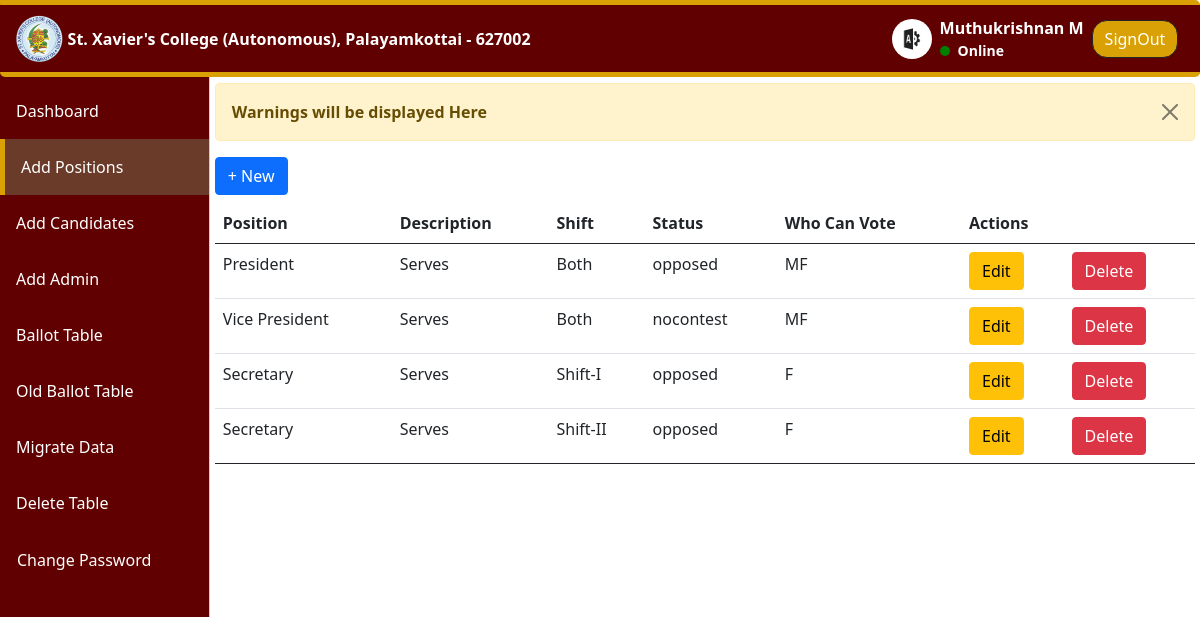
The page /admin/sxc-positions.php (signed in) on the database its author committed.
### tables this page shows
CREATE TABLE `position` (
  `post_id` int(11) NOT NULL,
  `post` varchar(100) NOT NULL,
  `description` varchar(200) NOT NULL,
  `post_shift` enum('Shift-I','Shift-II','Both') NOT NULL,
  `post_status` enum('opposed','unopposed','nocontest') NOT NULL DEFAULT 'opposed',
  `who_can_vote` enum('MF','M','F') NOT NULL,
  `created_at` datetime NOT NULL DEFAULT current_timestamp(),
  `updated_on` datetime DEFAULT current_timestamp() ON UPDATE current_timestamp()
);

### util_classes/Position.php (called while the page is built, shortened)
<?php
include_once('../connection/connection.php');
class Position
{
    private $conn;
    private $table = 'position';
    public function __construct($conn)
    {
        $this->conn = $conn;
    }
    public function readAll()
    {
        try {
            $qry = "Select * from {$this->table}";
            $res = $this->conn->query($qry);
            $position = [];
            while ($result = $res->fetch_assoc()) {
                $position[] = $result;
            }
            return ['data' => $position, 'num_rows' => $res->num_rows];
        } catch (Exception $e) {
            echo $e->getMessage();
            $this->error=$e;
            return null;
        }
    }
}
$pos = new Position($conn);

### admin/sxc-positions.php (the view, shortened to what this page needs)
<!DOCTYPE html>
<html lang="en">
<head>
</head>
<body>
    <header>
        <?php
        include_once("includes/navbar.php");
        ?>
    </header>
    <main class="content-wrapper">
        <?php
        include_once("../util_classes/Position.php");
        ?>
        <div class='alert alert-warning alert-dismissible fade show' role='alert'>
            <buton type='button' class="btn-close" data-bs-dismiss='alert'></buton>
            <b>Warnings will be displayed Here</b><br>
        </div>
        <button type="button" name='new' class="btn btn-primary" data-bs-toggle="modal" data-bs-target="#candidate">
            + New
        </button>
        <?php
        $result = $pos->readAll();
        if ($data = $result['data']) {
            echo "<div class='table-responsive '>
        <table class='table my-2 sxc-positions '>
            <thead>
                <tr>
                    <th>Id</th>
                    <th>Position</th>
                    <th>Description</th>
                    <th>Shift</th>
                    <th>Status</th>
                    <th>Who Can Vote</th>
                    <th colspan='2'>Actions</th>
                </tr>
            </thead>
            <tbody>";
            for ($i = 0; $i < count($data); $i++) {
                echo "<tr><td>{$data[$i]['post_id']}</td><td>{$data[$i]['post']}</td><td>{$data[$i]['description']}</td><td>{$data[$i]['post_shift']}</td><td>{$data[$i]['post_status']}</td><td>{$data[$i]['who_can_vote']}</td>
                <td><button class='btn btn-warning' type='submit' name='edit' value={$data[$i]['post_id']} form='form_temp'>Edit</button></td><td><button class='btn btn-danger' type='submit' name='delete' value={$data[$i]['post_id']} form='form_temp'>Delete</button></td></tr>";
            }
            echo "</tbody>
            <tfoot>
            </tfoot>
        </table>
        </div>";
        } else {
            echo "<center><b>No Data Available</b></center>";
        }
        ?>
    </main>
</body>
</html>

### assets/css-js/styles.css (style rules this page uses)
.content-wrapper { margin-top: 5.2rem; padding:0.5rem; position: relative; }
.sxc-positions thead tr th { text-align: left; }
table th { text-align: center; }
table.table button.btn { font-size: inherit; }
.btn-close { z-index: 10050!important; }
@media screen and (min-width:768px) { .content-wrapper { padding:0rem 0.3rem; margin-left: 210px; } }

### rows shown on the page
position: post "President", description "Serves", post_shift "Both", post_status "opposed", who_can_vote "MF", $data[$i]['post_id'] 1 (drawn)
position: post "Vice President", description "Serves", post_shift "Both", post_status "nocontest", who_can_vote "MF", $data[$i]['post_id'] 2 (drawn)
position: post "Secretary", description "Serves", post_shift "Shift-I", post_status "opposed", who_can_vote "F", $data[$i]['post_id'] 3 (drawn)
position: post "Secretary", description "Serves", post_shift "Shift-II", post_status "opposed", who_can_vote "F", $data[$i]['post_id'] 4 (drawn)

### other values the page prints
$_SESSION['admin_name'] "Muthukrishnan M"
